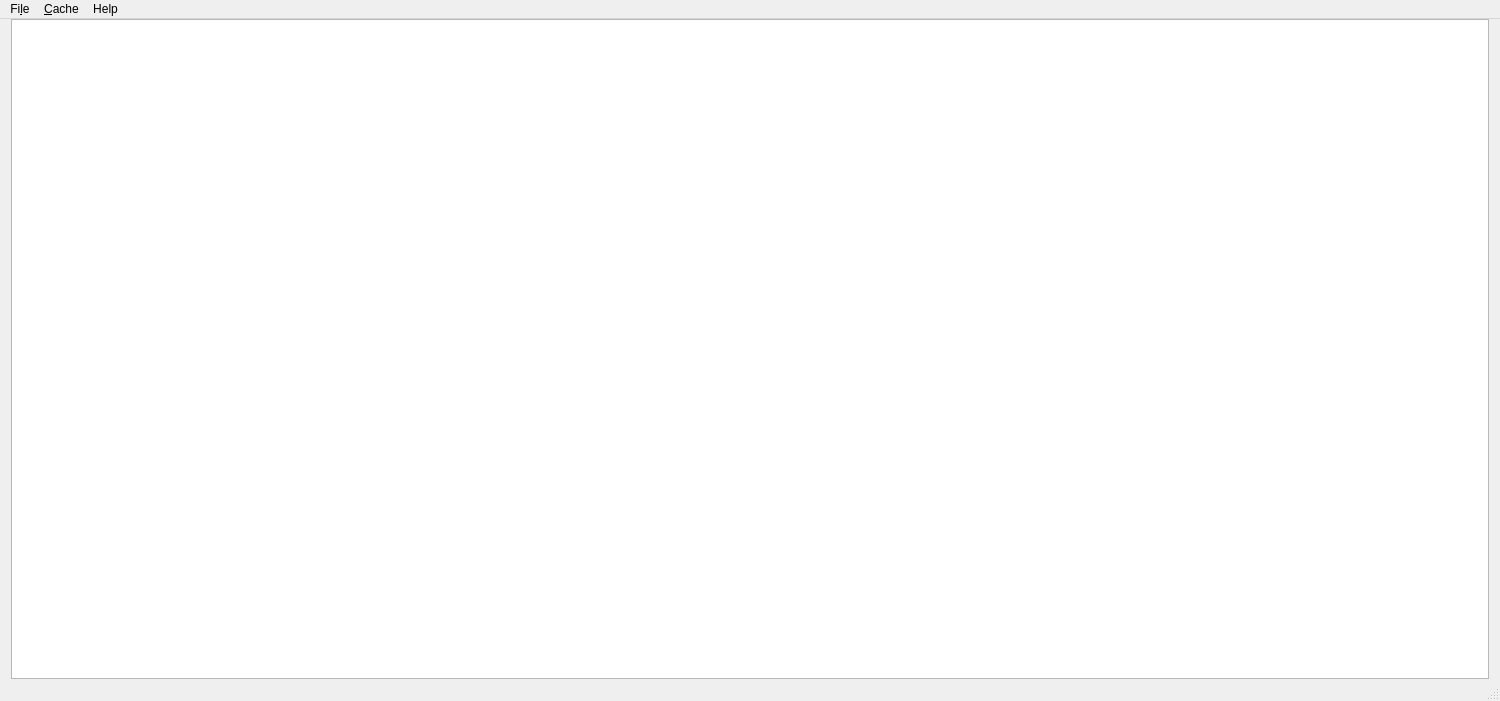
<?xml version="1.0" encoding="UTF-8"?>
<ui version="4.0">
 <class>MainWindow</class>
 <widget class="QMainWindow" name="MainWindow">
  <property name="geometry">
   <rect>
    <x>0</x>
    <y>0</y>
    <width>1500</width>
    <height>701</height>
   </rect>
  </property>
  <property name="minimumSize">
   <size>
    <width>640</width>
    <height>480</height>
   </size>
  </property>
  <property name="cursor">
   <cursorShape>ArrowCursor</cursorShape>
  </property>
  <property name="windowTitle">
   <string>Iot Penetration Tool</string>
  </property>
  <property name="locale">
   <locale language="English" country="UnitedKingdom"/>
  </property>
  <widget class="QWidget" name="centralwidget">
   <layout class="QHBoxLayout" name="root_layout">
    <property name="spacing">
     <number>2</number>
    </property>
    <property name="leftMargin">
     <number>0</number>
    </property>
    <property name="topMargin">
     <number>0</number>
    </property>
    <property name="rightMargin">
     <number>0</number>
    </property>
    <property name="bottomMargin">
     <number>0</number>
    </property>
    <item>
     <widget class="QWidget" name="module_bar" native="true">
      <layout class="QVBoxLayout" name="verticalLayout_2">
       <property name="leftMargin">
        <number>0</number>
       </property>
       <property name="topMargin">
        <number>0</number>
       </property>
       <property name="rightMargin">
        <number>0</number>
       </property>
       <property name="bottomMargin">
        <number>0</number>
       </property>
       <item>
        <layout class="QVBoxLayout" name="verticalLayout"/>
       </item>
      </layout>
     </widget>
    </item>
    <item>
     <widget class="QWidget" name="central" native="true">
      <layout class="QGridLayout" name="gridLayout_2">
       <property name="topMargin">
        <number>0</number>
       </property>
       <property name="bottomMargin">
        <number>0</number>
       </property>
       <item row="0" column="0">
        <layout class="QGridLayout" name="gridLayout">
         <item row="0" column="1">
          <widget class="QPlainTextEdit" name="plainTextEdit">
           <property name="plainText">
            <string/>
           </property>
          </widget>
         </item>
        </layout>
       </item>
      </layout>
     </widget>
    </item>
    <item>
     <widget class="QWidget" name="metho_bar" native="true">
      <layout class="QVBoxLayout" name="verticalLayout_3">
       <property name="spacing">
        <number>6</number>
       </property>
       <property name="leftMargin">
        <number>0</number>
       </property>
       <property name="topMargin">
        <number>0</number>
       </property>
       <property name="rightMargin">
        <number>0</number>
       </property>
       <property name="bottomMargin">
        <number>0</number>
       </property>
       <item>
        <layout class="QVBoxLayout" name="verticalLayout_metho"/>
       </item>
      </layout>
     </widget>
    </item>
   </layout>
  </widget>
  <widget class="QMenuBar" name="menubar">
   <property name="geometry">
    <rect>
     <x>0</x>
     <y>0</y>
     <width>1500</width>
     <height>22</height>
    </rect>
   </property>
   <widget class="QMenu" name="menuFile">
    <property name="title">
     <string>Fi&amp;le</string>
    </property>
   </widget>
   <widget class="QMenu" name="menuHelp">
    <property name="title">
     <string>Help</string>
    </property>
   </widget>
   <widget class="QMenu" name="menuCache">
    <property name="title">
     <string>&amp;Cache</string>
    </property>
   </widget>
   <addaction name="menuFile"/>
   <addaction name="menuCache"/>
   <addaction name="menuHelp"/>
  </widget>
  <widget class="QStatusBar" name="statusbar">
   <property name="enabled">
    <bool>true</bool>
   </property>
  </widget>
 </widget>
 <resources/>
 <connections/>
</ui>
